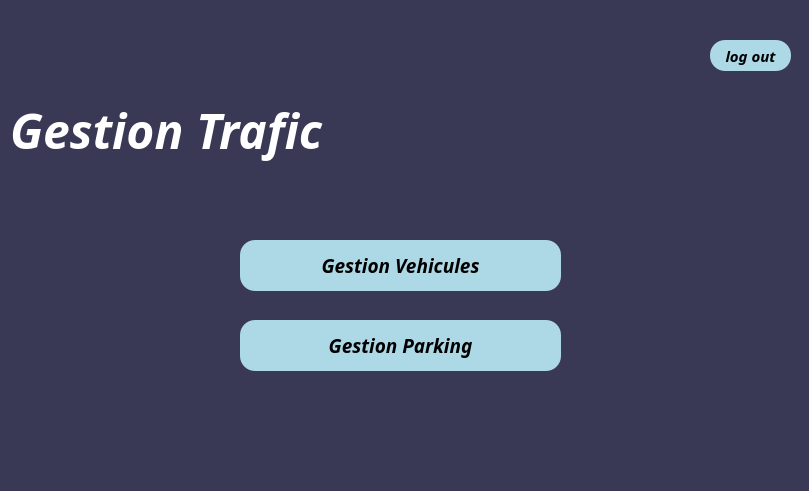
<?xml version="1.0" encoding="UTF-8"?>
<ui version="4.0">
 <class>MainWindow</class>
 <widget class="QMainWindow" name="MainWindow">
  <property name="geometry">
   <rect>
    <x>0</x>
    <y>0</y>
    <width>809</width>
    <height>491</height>
   </rect>
  </property>
  <property name="windowTitle">
   <string>MainWindow</string>
  </property>
  <property name="styleSheet">
   <string notr="true">*{
font-family: century gothic;
font-size: 24fpx;
	background-color: rgb(57, 57, 85);
}



QPushButton
{
background:lightblue;
border-radius:60px;
}

QPushButton
{
color:black;
border-radius:15px;
}
QPushButton:hover
{
color:white;
border-radius:15px;
background:lightpink;
}
Qlabel
{
background-color:none;
color: rgb(255, 255, 255);
font: 75 italic 12pt &quot;Century Gothic&quot;;
}
QLineEdit
{
background:lightpink;
border:none;
border-radius:15px;
}</string>
  </property>
  <widget class="QWidget" name="centralwidget">
   <widget class="QStackedWidget" name="stackedWidget">
    <property name="geometry">
     <rect>
      <x>0</x>
      <y>20</y>
      <width>761</width>
      <height>401</height>
     </rect>
    </property>
    <property name="styleSheet">
     <string notr="true">
*{
font-family: century gothic;
font-size: 24fpx;


}



QPushButton
{
background:lightblue;
border-radius:60px;
}

QPushButton
{
color:black;
border-radius:15px;
}
QPushButton:hover
{
color:white;
border-radius:15px;
background:lightpink;
}
Qlabel
{
background-color:none;
color: rgb(255, 255, 255);
font: 75 italic 12pt &quot;Century Gothic&quot;;
}</string>
    </property>
    <property name="currentIndex">
     <number>0</number>
    </property>
    <widget class="QWidget" name="page">
     <widget class="QPushButton" name="GestionVehicules">
      <property name="geometry">
       <rect>
        <x>240</x>
        <y>220</y>
        <width>321</width>
        <height>51</height>
       </rect>
      </property>
      <property name="font">
       <font>
        <family>century gothic</family>
        <pointsize>14</pointsize>
        <weight>75</weight>
        <italic>true</italic>
        <bold>true</bold>
       </font>
      </property>
      <property name="text">
       <string>Gestion Vehicules</string>
      </property>
     </widget>
     <widget class="QPushButton" name="GestionParking">
      <property name="geometry">
       <rect>
        <x>240</x>
        <y>300</y>
        <width>321</width>
        <height>51</height>
       </rect>
      </property>
      <property name="font">
       <font>
        <family>century gothic</family>
        <pointsize>14</pointsize>
        <weight>75</weight>
        <italic>true</italic>
        <bold>true</bold>
       </font>
      </property>
      <property name="text">
       <string>Gestion Parking</string>
      </property>
     </widget>
     <widget class="QLabel" name="label">
      <property name="geometry">
       <rect>
        <x>10</x>
        <y>70</y>
        <width>371</width>
        <height>81</height>
       </rect>
      </property>
      <property name="font">
       <font>
        <family>century gothic</family>
        <pointsize>36</pointsize>
        <weight>75</weight>
        <italic>true</italic>
        <bold>true</bold>
       </font>
      </property>
      <property name="styleSheet">
       <string notr="true">background-color:none;
color: rgb(255, 255, 255);</string>
      </property>
      <property name="text">
       <string>Gestion Trafic</string>
      </property>
     </widget>
    </widget>
    <widget class="QWidget" name="page_2">
     <widget class="QLabel" name="label_2">
      <property name="geometry">
       <rect>
        <x>20</x>
        <y>10</y>
        <width>291</width>
        <height>21</height>
       </rect>
      </property>
      <property name="font">
       <font>
        <family>century gothic</family>
        <pointsize>16</pointsize>
        <weight>75</weight>
        <italic>true</italic>
        <bold>true</bold>
       </font>
      </property>
      <property name="styleSheet">
       <string notr="true">background-color:none;
color: rgb(255, 255, 255);</string>
      </property>
      <property name="text">
       <string>Gestion Vehicules</string>
      </property>
     </widget>
     <widget class="QTabWidget" name="tabWidget">
      <property name="geometry">
       <rect>
        <x>10</x>
        <y>40</y>
        <width>731</width>
        <height>311</height>
       </rect>
      </property>
      <property name="currentIndex">
       <number>3</number>
      </property>
      <widget class="QWidget" name="tab">
       <attribute name="title">
        <string>Ajouter</string>
       </attribute>
       <widget class="QLabel" name="label_4">
        <property name="geometry">
         <rect>
          <x>40</x>
          <y>30</y>
          <width>101</width>
          <height>31</height>
         </rect>
        </property>
        <property name="font">
         <font>
          <family>Century Gothic</family>
          <pointsize>12</pointsize>
          <weight>9</weight>
          <italic>true</italic>
          <bold>false</bold>
         </font>
        </property>
        <property name="styleSheet">
         <string notr="true">background-color:none;
color: rgb(255, 255, 255);
font: 75 italic 12pt &quot;Century Gothic&quot;;</string>
        </property>
        <property name="text">
         <string>Identifiant</string>
        </property>
       </widget>
       <widget class="QLabel" name="label_5">
        <property name="geometry">
         <rect>
          <x>40</x>
          <y>80</y>
          <width>91</width>
          <height>31</height>
         </rect>
        </property>
        <property name="styleSheet">
         <string notr="true">background-color:none;
color: rgb(255, 255, 255);
font: 75 italic 12pt &quot;Century Gothic&quot;;</string>
        </property>
        <property name="text">
         <string>Matricule</string>
        </property>
       </widget>
       <widget class="QLabel" name="label_6">
        <property name="geometry">
         <rect>
          <x>40</x>
          <y>130</y>
          <width>81</width>
          <height>31</height>
         </rect>
        </property>
        <property name="styleSheet">
         <string notr="true">background-color:none;
color: rgb(255, 255, 255);
font: 75 italic 12pt &quot;Century Gothic&quot;;</string>
        </property>
        <property name="text">
         <string>Marque</string>
        </property>
       </widget>
       <widget class="QLabel" name="label_7">
        <property name="geometry">
         <rect>
          <x>40</x>
          <y>180</y>
          <width>81</width>
          <height>31</height>
         </rect>
        </property>
        <property name="styleSheet">
         <string notr="true">background-color:none;
color: rgb(255, 255, 255);
font: 75 italic 12pt &quot;Century Gothic&quot;;</string>
        </property>
        <property name="text">
         <string>Type</string>
        </property>
       </widget>
       <widget class="QLabel" name="label_8">
        <property name="geometry">
         <rect>
          <x>40</x>
          <y>230</y>
          <width>201</width>
          <height>31</height>
         </rect>
        </property>
        <property name="styleSheet">
         <string notr="true">background-color:none;
color: rgb(255, 255, 255);
font: 75 italic 12pt &quot;Century Gothic&quot;;</string>
        </property>
        <property name="text">
         <string>Date de mise en marche</string>
        </property>
       </widget>
       <widget class="QPushButton" name="Ajouter_Vehicule">
        <property name="geometry">
         <rect>
          <x>580</x>
          <y>240</y>
          <width>131</width>
          <height>31</height>
         </rect>
        </property>
        <property name="font">
         <font>
          <family>century gothic</family>
          <pointsize>12</pointsize>
          <weight>75</weight>
          <italic>true</italic>
          <bold>true</bold>
         </font>
        </property>
        <property name="text">
         <string>Ajouter</string>
        </property>
       </widget>
       <widget class="QLineEdit" name="lineEditId">
        <property name="geometry">
         <rect>
          <x>250</x>
          <y>30</y>
          <width>221</width>
          <height>31</height>
         </rect>
        </property>
       </widget>
       <widget class="QLineEdit" name="lineEditMatricule">
        <property name="geometry">
         <rect>
          <x>250</x>
          <y>80</y>
          <width>221</width>
          <height>31</height>
         </rect>
        </property>
       </widget>
       <widget class="QLineEdit" name="lineEditMarque">
        <property name="geometry">
         <rect>
          <x>250</x>
          <y>130</y>
          <width>221</width>
          <height>31</height>
         </rect>
        </property>
       </widget>
       <widget class="QLineEdit" name="lineEditType">
        <property name="geometry">
         <rect>
          <x>250</x>
          <y>180</y>
          <width>221</width>
          <height>31</height>
         </rect>
        </property>
       </widget>
       <widget class="QLineEdit" name="lineEditDate">
        <property name="geometry">
         <rect>
          <x>250</x>
          <y>230</y>
          <width>221</width>
          <height>31</height>
         </rect>
        </property>
       </widget>
      </widget>
      <widget class="QWidget" name="tab_2">
       <attribute name="title">
        <string>Modifier</string>
       </attribute>
       <widget class="QPushButton" name="Modifier_Vehicule">
        <property name="geometry">
         <rect>
          <x>580</x>
          <y>240</y>
          <width>131</width>
          <height>31</height>
         </rect>
        </property>
        <property name="font">
         <font>
          <family>century gothic</family>
          <pointsize>12</pointsize>
          <weight>75</weight>
          <italic>true</italic>
          <bold>true</bold>
         </font>
        </property>
        <property name="text">
         <string>Modifier</string>
        </property>
       </widget>
       <widget class="QLabel" name="label_13">
        <property name="geometry">
         <rect>
          <x>40</x>
          <y>80</y>
          <width>91</width>
          <height>31</height>
         </rect>
        </property>
        <property name="styleSheet">
         <string notr="true">background-color:none;
color: rgb(255, 255, 255);
font: 75 italic 12pt &quot;Century Gothic&quot;;</string>
        </property>
        <property name="text">
         <string>Matricule</string>
        </property>
       </widget>
       <widget class="QLineEdit" name="lineEditDate_2">
        <property name="geometry">
         <rect>
          <x>250</x>
          <y>230</y>
          <width>221</width>
          <height>31</height>
         </rect>
        </property>
       </widget>
       <widget class="QLineEdit" name="lineEditId_2">
        <property name="geometry">
         <rect>
          <x>250</x>
          <y>30</y>
          <width>221</width>
          <height>31</height>
         </rect>
        </property>
       </widget>
       <widget class="QLineEdit" name="lineEditType_2">
        <property name="geometry">
         <rect>
          <x>250</x>
          <y>180</y>
          <width>221</width>
          <height>31</height>
         </rect>
        </property>
       </widget>
       <widget class="QLabel" name="label_12">
        <property name="geometry">
         <rect>
          <x>40</x>
          <y>130</y>
          <width>81</width>
          <height>31</height>
         </rect>
        </property>
        <property name="styleSheet">
         <string notr="true">background-color:none;
color: rgb(255, 255, 255);
font: 75 italic 12pt &quot;Century Gothic&quot;;</string>
        </property>
        <property name="text">
         <string>Marque</string>
        </property>
       </widget>
       <widget class="QLabel" name="label_11">
        <property name="geometry">
         <rect>
          <x>40</x>
          <y>180</y>
          <width>81</width>
          <height>31</height>
         </rect>
        </property>
        <property name="styleSheet">
         <string notr="true">background-color:none;
color: rgb(255, 255, 255);
font: 75 italic 12pt &quot;Century Gothic&quot;;</string>
        </property>
        <property name="text">
         <string>Type</string>
        </property>
       </widget>
       <widget class="QLineEdit" name="lineEditMarque_2">
        <property name="geometry">
         <rect>
          <x>250</x>
          <y>130</y>
          <width>221</width>
          <height>31</height>
         </rect>
        </property>
       </widget>
       <widget class="QLabel" name="label_10">
        <property name="geometry">
         <rect>
          <x>40</x>
          <y>30</y>
          <width>101</width>
          <height>31</height>
         </rect>
        </property>
        <property name="font">
         <font>
          <family>Century Gothic</family>
          <pointsize>12</pointsize>
          <weight>9</weight>
          <italic>true</italic>
          <bold>false</bold>
         </font>
        </property>
        <property name="styleSheet">
         <string notr="true">background-color:none;
color: rgb(255, 255, 255);
font: 75 italic 12pt &quot;Century Gothic&quot;;</string>
        </property>
        <property name="text">
         <string>Identifiant</string>
        </property>
       </widget>
       <widget class="QLineEdit" name="lineEditMatricule_2">
        <property name="geometry">
         <rect>
          <x>250</x>
          <y>80</y>
          <width>221</width>
          <height>31</height>
         </rect>
        </property>
       </widget>
       <widget class="QLabel" name="label_9">
        <property name="geometry">
         <rect>
          <x>40</x>
          <y>230</y>
          <width>201</width>
          <height>31</height>
         </rect>
        </property>
        <property name="styleSheet">
         <string notr="true">background-color:none;
color: rgb(255, 255, 255);
font: 75 italic 12pt &quot;Century Gothic&quot;;</string>
        </property>
        <property name="text">
         <string>Date de mise en marche</string>
        </property>
       </widget>
      </widget>
      <widget class="QWidget" name="tab_5">
       <attribute name="title">
        <string>Supprimer</string>
       </attribute>
       <widget class="QPushButton" name="Supprimer_vehicule">
        <property name="geometry">
         <rect>
          <x>570</x>
          <y>230</y>
          <width>131</width>
          <height>31</height>
         </rect>
        </property>
        <property name="font">
         <font>
          <family>century gothic</family>
          <pointsize>12</pointsize>
          <weight>75</weight>
          <italic>true</italic>
          <bold>true</bold>
         </font>
        </property>
        <property name="text">
         <string>Supprimer</string>
        </property>
       </widget>
       <widget class="QLabel" name="label_14">
        <property name="geometry">
         <rect>
          <x>110</x>
          <y>100</y>
          <width>101</width>
          <height>31</height>
         </rect>
        </property>
        <property name="styleSheet">
         <string notr="true">background-color:none;
color: rgb(255, 255, 255);
font: 75 italic 12pt &quot;Century Gothic&quot;;</string>
        </property>
        <property name="text">
         <string>Identifiant</string>
        </property>
       </widget>
       <widget class="QLineEdit" name="lineEditId_3">
        <property name="geometry">
         <rect>
          <x>320</x>
          <y>100</y>
          <width>221</width>
          <height>31</height>
         </rect>
        </property>
       </widget>
      </widget>
      <widget class="QWidget" name="tab_6">
       <attribute name="title">
        <string>Afficher</string>
       </attribute>
       <widget class="Line" name="line_11">
        <property name="geometry">
         <rect>
          <x>470</x>
          <y>170</y>
          <width>241</width>
          <height>31</height>
         </rect>
        </property>
        <property name="styleSheet">
         <string notr="true">background-color:none;
color: rgb(255, 255, 255);
</string>
        </property>
        <property name="orientation">
         <enum>Qt::Horizontal</enum>
        </property>
       </widget>
       <widget class="Line" name="line_7">
        <property name="geometry">
         <rect>
          <x>470</x>
          <y>90</y>
          <width>241</width>
          <height>31</height>
         </rect>
        </property>
        <property name="styleSheet">
         <string notr="true">background-color:none;
color: rgb(255, 255, 255);
</string>
        </property>
        <property name="orientation">
         <enum>Qt::Horizontal</enum>
        </property>
       </widget>
       <widget class="QPushButton" name="Trier_Vehicule">
        <property name="geometry">
         <rect>
          <x>500</x>
          <y>130</y>
          <width>181</width>
          <height>41</height>
         </rect>
        </property>
        <property name="font">
         <font>
          <family>century gothic</family>
          <pointsize>12</pointsize>
          <weight>75</weight>
          <italic>true</italic>
          <bold>true</bold>
         </font>
        </property>
        <property name="text">
         <string>Trier</string>
        </property>
       </widget>
       <widget class="Line" name="line_9">
        <property name="geometry">
         <rect>
          <x>470</x>
          <y>240</y>
          <width>241</width>
          <height>41</height>
         </rect>
        </property>
        <property name="styleSheet">
         <string notr="true">background-color:none;
color: rgb(255, 255, 255);
</string>
        </property>
        <property name="orientation">
         <enum>Qt::Horizontal</enum>
        </property>
       </widget>
       <widget class="QLineEdit" name="id">
        <property name="geometry">
         <rect>
          <x>610</x>
          <y>200</y>
          <width>91</width>
          <height>41</height>
         </rect>
        </property>
       </widget>
       <widget class="Line" name="line_8">
        <property name="geometry">
         <rect>
          <x>470</x>
          <y>15</y>
          <width>241</width>
          <height>31</height>
         </rect>
        </property>
        <property name="styleSheet">
         <string notr="true">background-color:none;
color: rgb(255, 255, 255);
</string>
        </property>
        <property name="orientation">
         <enum>Qt::Horizontal</enum>
        </property>
       </widget>
       <widget class="QTableView" name="tableView_2">
        <property name="geometry">
         <rect>
          <x>10</x>
          <y>30</y>
          <width>451</width>
          <height>231</height>
         </rect>
        </property>
        <property name="styleSheet">
         <string notr="true">
background-color: rgb(255, 255, 255);</string>
        </property>
       </widget>
       <widget class="QPushButton" name="Recherche_Vehicule">
        <property name="geometry">
         <rect>
          <x>480</x>
          <y>202</y>
          <width>121</width>
          <height>41</height>
         </rect>
        </property>
        <property name="font">
         <font>
          <family>century gothic</family>
          <pointsize>12</pointsize>
          <weight>75</weight>
          <italic>true</italic>
          <bold>true</bold>
         </font>
        </property>
        <property name="text">
         <string>Recherche</string>
        </property>
       </widget>
       <widget class="Line" name="line_10">
        <property name="geometry">
         <rect>
          <x>453</x>
          <y>30</y>
          <width>31</width>
          <height>231</height>
         </rect>
        </property>
        <property name="styleSheet">
         <string notr="true">background-color:none;
color: rgb(255, 255, 255);


</string>
        </property>
        <property name="orientation">
         <enum>Qt::Vertical</enum>
        </property>
       </widget>
       <widget class="Line" name="line_12">
        <property name="geometry">
         <rect>
          <x>690</x>
          <y>30</y>
          <width>41</width>
          <height>231</height>
         </rect>
        </property>
        <property name="styleSheet">
         <string notr="true">background-color:none;
color: rgb(255, 255, 255);


</string>
        </property>
        <property name="orientation">
         <enum>Qt::Vertical</enum>
        </property>
       </widget>
       <widget class="QPushButton" name="Imprimer_vehicule">
        <property name="geometry">
         <rect>
          <x>500</x>
          <y>50</y>
          <width>181</width>
          <height>41</height>
         </rect>
        </property>
        <property name="font">
         <font>
          <family>century gothic</family>
          <pointsize>12</pointsize>
          <weight>75</weight>
          <italic>true</italic>
          <bold>true</bold>
         </font>
        </property>
        <property name="text">
         <string>Imprimer</string>
        </property>
       </widget>
      </widget>
      <widget class="QWidget" name="tab_7">
       <attribute name="title">
        <string>Statistiques</string>
       </attribute>
      </widget>
     </widget>
     <widget class="QPushButton" name="Return">
      <property name="geometry">
       <rect>
        <x>10</x>
        <y>360</y>
        <width>61</width>
        <height>31</height>
       </rect>
      </property>
      <property name="font">
       <font>
        <family>century gothic</family>
        <pointsize>11</pointsize>
        <weight>75</weight>
        <italic>true</italic>
        <bold>true</bold>
       </font>
      </property>
      <property name="text">
       <string>Return</string>
      </property>
     </widget>
    </widget>
    <widget class="QWidget" name="page_3">
     <widget class="QTabWidget" name="tabWidget_2">
      <property name="geometry">
       <rect>
        <x>10</x>
        <y>40</y>
        <width>741</width>
        <height>311</height>
       </rect>
      </property>
      <property name="currentIndex">
       <number>3</number>
      </property>
      <widget class="QWidget" name="tab_3">
       <attribute name="title">
        <string>Ajouter</string>
       </attribute>
       <widget class="QLineEdit" name="lineEditNom">
        <property name="geometry">
         <rect>
          <x>270</x>
          <y>90</y>
          <width>221</width>
          <height>31</height>
         </rect>
        </property>
       </widget>
       <widget class="QLineEdit" name="lineEditAdresse">
        <property name="geometry">
         <rect>
          <x>270</x>
          <y>140</y>
          <width>221</width>
          <height>31</height>
         </rect>
        </property>
       </widget>
       <widget class="QLineEdit" name="lineEditreff">
        <property name="geometry">
         <rect>
          <x>270</x>
          <y>40</y>
          <width>221</width>
          <height>31</height>
         </rect>
        </property>
       </widget>
       <widget class="QPushButton" name="Ajouter_Parking">
        <property name="geometry">
         <rect>
          <x>580</x>
          <y>240</y>
          <width>131</width>
          <height>31</height>
         </rect>
        </property>
        <property name="font">
         <font>
          <family>century gothic</family>
          <pointsize>12</pointsize>
          <weight>75</weight>
          <italic>true</italic>
          <bold>true</bold>
         </font>
        </property>
        <property name="text">
         <string>Ajouter</string>
        </property>
       </widget>
       <widget class="QLabel" name="label_15">
        <property name="geometry">
         <rect>
          <x>60</x>
          <y>40</y>
          <width>101</width>
          <height>31</height>
         </rect>
        </property>
        <property name="styleSheet">
         <string notr="true">background-color:none;
color: rgb(255, 255, 255);
font: 75 italic 12pt &quot;Century Gothic&quot;;</string>
        </property>
        <property name="text">
         <string>Refference</string>
        </property>
       </widget>
       <widget class="QLabel" name="label_16">
        <property name="geometry">
         <rect>
          <x>60</x>
          <y>140</y>
          <width>81</width>
          <height>31</height>
         </rect>
        </property>
        <property name="styleSheet">
         <string notr="true">background-color:none;
color: rgb(255, 255, 255);
font: 75 italic 12pt &quot;Century Gothic&quot;;</string>
        </property>
        <property name="text">
         <string>Adresse</string>
        </property>
       </widget>
       <widget class="QLabel" name="label_17">
        <property name="geometry">
         <rect>
          <x>60</x>
          <y>190</y>
          <width>151</width>
          <height>31</height>
         </rect>
        </property>
        <property name="styleSheet">
         <string notr="true">background-color:none;
color: rgb(255, 255, 255);
font: 75 italic 12pt &quot;Century Gothic&quot;;</string>
        </property>
        <property name="text">
         <string>Nombre de place</string>
        </property>
       </widget>
       <widget class="QLineEdit" name="lineEditNbplace">
        <property name="geometry">
         <rect>
          <x>270</x>
          <y>190</y>
          <width>221</width>
          <height>31</height>
         </rect>
        </property>
       </widget>
       <widget class="QLabel" name="label_18">
        <property name="geometry">
         <rect>
          <x>60</x>
          <y>90</y>
          <width>91</width>
          <height>31</height>
         </rect>
        </property>
        <property name="styleSheet">
         <string notr="true">background-color:none;
color: rgb(255, 255, 255);
font: 75 italic 12pt &quot;Century Gothic&quot;;</string>
        </property>
        <property name="text">
         <string>Nom</string>
        </property>
       </widget>
      </widget>
      <widget class="QWidget" name="tab_4">
       <attribute name="title">
        <string>Modifier</string>
       </attribute>
       <widget class="QPushButton" name="Modifier_Parking">
        <property name="geometry">
         <rect>
          <x>580</x>
          <y>240</y>
          <width>131</width>
          <height>31</height>
         </rect>
        </property>
        <property name="font">
         <font>
          <family>century gothic</family>
          <pointsize>12</pointsize>
          <weight>75</weight>
          <italic>true</italic>
          <bold>true</bold>
         </font>
        </property>
        <property name="text">
         <string>Modifier</string>
        </property>
       </widget>
       <widget class="QLabel" name="label_22">
        <property name="geometry">
         <rect>
          <x>60</x>
          <y>190</y>
          <width>151</width>
          <height>31</height>
         </rect>
        </property>
        <property name="styleSheet">
         <string notr="true">background-color:none;
color: rgb(255, 255, 255);
font: 75 italic 12pt &quot;Century Gothic&quot;;</string>
        </property>
        <property name="text">
         <string>Nombre de place</string>
        </property>
       </widget>
       <widget class="QLineEdit" name="lineEditAdresse_2">
        <property name="geometry">
         <rect>
          <x>270</x>
          <y>140</y>
          <width>221</width>
          <height>31</height>
         </rect>
        </property>
       </widget>
       <widget class="QLabel" name="label_20">
        <property name="geometry">
         <rect>
          <x>60</x>
          <y>140</y>
          <width>81</width>
          <height>31</height>
         </rect>
        </property>
        <property name="styleSheet">
         <string notr="true">background-color:none;
color: rgb(255, 255, 255);
font: 75 italic 12pt &quot;Century Gothic&quot;;</string>
        </property>
        <property name="text">
         <string>Adresse</string>
        </property>
       </widget>
       <widget class="QLineEdit" name="lineEditreff_2">
        <property name="geometry">
         <rect>
          <x>270</x>
          <y>40</y>
          <width>221</width>
          <height>31</height>
         </rect>
        </property>
       </widget>
       <widget class="QLineEdit" name="lineEditNom_2">
        <property name="geometry">
         <rect>
          <x>270</x>
          <y>90</y>
          <width>221</width>
          <height>31</height>
         </rect>
        </property>
       </widget>
       <widget class="QLabel" name="label_21">
        <property name="geometry">
         <rect>
          <x>60</x>
          <y>90</y>
          <width>91</width>
          <height>31</height>
         </rect>
        </property>
        <property name="styleSheet">
         <string notr="true">background-color:none;
color: rgb(255, 255, 255);
font: 75 italic 12pt &quot;Century Gothic&quot;;</string>
        </property>
        <property name="text">
         <string>Nom</string>
        </property>
       </widget>
       <widget class="QLineEdit" name="lineEditNbplace_2">
        <property name="geometry">
         <rect>
          <x>270</x>
          <y>190</y>
          <width>221</width>
          <height>31</height>
         </rect>
        </property>
       </widget>
       <widget class="QLabel" name="label_19">
        <property name="geometry">
         <rect>
          <x>60</x>
          <y>40</y>
          <width>101</width>
          <height>31</height>
         </rect>
        </property>
        <property name="styleSheet">
         <string notr="true">background-color:none;
color: rgb(255, 255, 255);
font: 75 italic 12pt &quot;Century Gothic&quot;;</string>
        </property>
        <property name="text">
         <string>Refference</string>
        </property>
       </widget>
      </widget>
      <widget class="QWidget" name="tab_8">
       <attribute name="title">
        <string>Supprimer</string>
       </attribute>
       <widget class="QLineEdit" name="lineEditreff_3">
        <property name="geometry">
         <rect>
          <x>330</x>
          <y>110</y>
          <width>221</width>
          <height>31</height>
         </rect>
        </property>
       </widget>
       <widget class="QLabel" name="label_23">
        <property name="geometry">
         <rect>
          <x>120</x>
          <y>110</y>
          <width>111</width>
          <height>31</height>
         </rect>
        </property>
        <property name="styleSheet">
         <string notr="true">background-color:none;
color: rgb(255, 255, 255);
font: 75 italic 12pt &quot;Century Gothic&quot;;</string>
        </property>
        <property name="text">
         <string>Refference</string>
        </property>
       </widget>
       <widget class="QPushButton" name="Supprimer_Parking">
        <property name="geometry">
         <rect>
          <x>550</x>
          <y>230</y>
          <width>131</width>
          <height>31</height>
         </rect>
        </property>
        <property name="font">
         <font>
          <family>century gothic</family>
          <pointsize>12</pointsize>
          <weight>75</weight>
          <italic>true</italic>
          <bold>true</bold>
         </font>
        </property>
        <property name="text">
         <string>Supprimer</string>
        </property>
       </widget>
      </widget>
      <widget class="QWidget" name="tab_9">
       <attribute name="title">
        <string>Afficher</string>
       </attribute>
       <widget class="QTableView" name="tableView">
        <property name="geometry">
         <rect>
          <x>20</x>
          <y>30</y>
          <width>451</width>
          <height>231</height>
         </rect>
        </property>
        <property name="styleSheet">
         <string notr="true">
background-color: rgb(255, 255, 255);</string>
        </property>
       </widget>
       <widget class="Line" name="line">
        <property name="geometry">
         <rect>
          <x>480</x>
          <y>15</y>
          <width>241</width>
          <height>31</height>
         </rect>
        </property>
        <property name="styleSheet">
         <string notr="true">background-color:none;
color: rgb(255, 255, 255);
</string>
        </property>
        <property name="orientation">
         <enum>Qt::Horizontal</enum>
        </property>
       </widget>
       <widget class="Line" name="line_2">
        <property name="geometry">
         <rect>
          <x>480</x>
          <y>90</y>
          <width>241</width>
          <height>31</height>
         </rect>
        </property>
        <property name="styleSheet">
         <string notr="true">background-color:none;
color: rgb(255, 255, 255);
</string>
        </property>
        <property name="orientation">
         <enum>Qt::Horizontal</enum>
        </property>
       </widget>
       <widget class="Line" name="line_3">
        <property name="geometry">
         <rect>
          <x>463</x>
          <y>30</y>
          <width>31</width>
          <height>231</height>
         </rect>
        </property>
        <property name="styleSheet">
         <string notr="true">background-color:none;
color: rgb(255, 255, 255);


</string>
        </property>
        <property name="orientation">
         <enum>Qt::Vertical</enum>
        </property>
       </widget>
       <widget class="Line" name="line_4">
        <property name="geometry">
         <rect>
          <x>700</x>
          <y>30</y>
          <width>41</width>
          <height>231</height>
         </rect>
        </property>
        <property name="styleSheet">
         <string notr="true">background-color:none;
color: rgb(255, 255, 255);


</string>
        </property>
        <property name="orientation">
         <enum>Qt::Vertical</enum>
        </property>
       </widget>
       <widget class="Line" name="line_5">
        <property name="geometry">
         <rect>
          <x>480</x>
          <y>170</y>
          <width>241</width>
          <height>31</height>
         </rect>
        </property>
        <property name="styleSheet">
         <string notr="true">background-color:none;
color: rgb(255, 255, 255);
</string>
        </property>
        <property name="orientation">
         <enum>Qt::Horizontal</enum>
        </property>
       </widget>
       <widget class="Line" name="line_6">
        <property name="geometry">
         <rect>
          <x>480</x>
          <y>240</y>
          <width>241</width>
          <height>41</height>
         </rect>
        </property>
        <property name="styleSheet">
         <string notr="true">background-color:none;
color: rgb(255, 255, 255);
</string>
        </property>
        <property name="orientation">
         <enum>Qt::Horizontal</enum>
        </property>
       </widget>
       <widget class="QPushButton" name="Imprimer_Parking">
        <property name="geometry">
         <rect>
          <x>510</x>
          <y>50</y>
          <width>181</width>
          <height>41</height>
         </rect>
        </property>
        <property name="font">
         <font>
          <family>century gothic</family>
          <pointsize>12</pointsize>
          <weight>75</weight>
          <italic>true</italic>
          <bold>true</bold>
         </font>
        </property>
        <property name="text">
         <string>Imprimer</string>
        </property>
       </widget>
       <widget class="QPushButton" name="Trier_Parking">
        <property name="geometry">
         <rect>
          <x>510</x>
          <y>130</y>
          <width>181</width>
          <height>41</height>
         </rect>
        </property>
        <property name="font">
         <font>
          <family>century gothic</family>
          <pointsize>12</pointsize>
          <weight>75</weight>
          <italic>true</italic>
          <bold>true</bold>
         </font>
        </property>
        <property name="text">
         <string>Trier</string>
        </property>
       </widget>
       <widget class="QPushButton" name="Recherche_Parking">
        <property name="geometry">
         <rect>
          <x>490</x>
          <y>202</y>
          <width>121</width>
          <height>41</height>
         </rect>
        </property>
        <property name="font">
         <font>
          <family>century gothic</family>
          <pointsize>12</pointsize>
          <weight>75</weight>
          <italic>true</italic>
          <bold>true</bold>
         </font>
        </property>
        <property name="text">
         <string>Recherche</string>
        </property>
       </widget>
       <widget class="QLineEdit" name="Reff">
        <property name="geometry">
         <rect>
          <x>620</x>
          <y>200</y>
          <width>91</width>
          <height>41</height>
         </rect>
        </property>
       </widget>
      </widget>
     </widget>
     <widget class="QLabel" name="label_3">
      <property name="geometry">
       <rect>
        <x>20</x>
        <y>10</y>
        <width>291</width>
        <height>21</height>
       </rect>
      </property>
      <property name="font">
       <font>
        <family>century gothic</family>
        <pointsize>16</pointsize>
        <weight>75</weight>
        <italic>true</italic>
        <bold>true</bold>
       </font>
      </property>
      <property name="styleSheet">
       <string notr="true">background-color:none;
color: rgb(255, 255, 255);</string>
      </property>
      <property name="text">
       <string>Gestion Parking</string>
      </property>
     </widget>
     <widget class="QPushButton" name="Return1">
      <property name="geometry">
       <rect>
        <x>10</x>
        <y>360</y>
        <width>61</width>
        <height>31</height>
       </rect>
      </property>
      <property name="font">
       <font>
        <family>century gothic</family>
        <pointsize>10</pointsize>
        <weight>75</weight>
        <italic>true</italic>
        <bold>true</bold>
       </font>
      </property>
      <property name="text">
       <string>Return</string>
      </property>
     </widget>
    </widget>
   </widget>
   <widget class="QPushButton" name="Logout">
    <property name="geometry">
     <rect>
      <x>710</x>
      <y>40</y>
      <width>81</width>
      <height>31</height>
     </rect>
    </property>
    <property name="font">
     <font>
      <family>century gothic</family>
      <pointsize>11</pointsize>
      <weight>75</weight>
      <italic>true</italic>
      <bold>true</bold>
     </font>
    </property>
    <property name="text">
     <string>log out</string>
    </property>
   </widget>
  </widget>
  <widget class="QMenuBar" name="menubar">
   <property name="geometry">
    <rect>
     <x>0</x>
     <y>0</y>
     <width>809</width>
     <height>23</height>
    </rect>
   </property>
  </widget>
  <widget class="QStatusBar" name="statusbar"/>
 </widget>
 <resources/>
 <connections/>
</ui>
